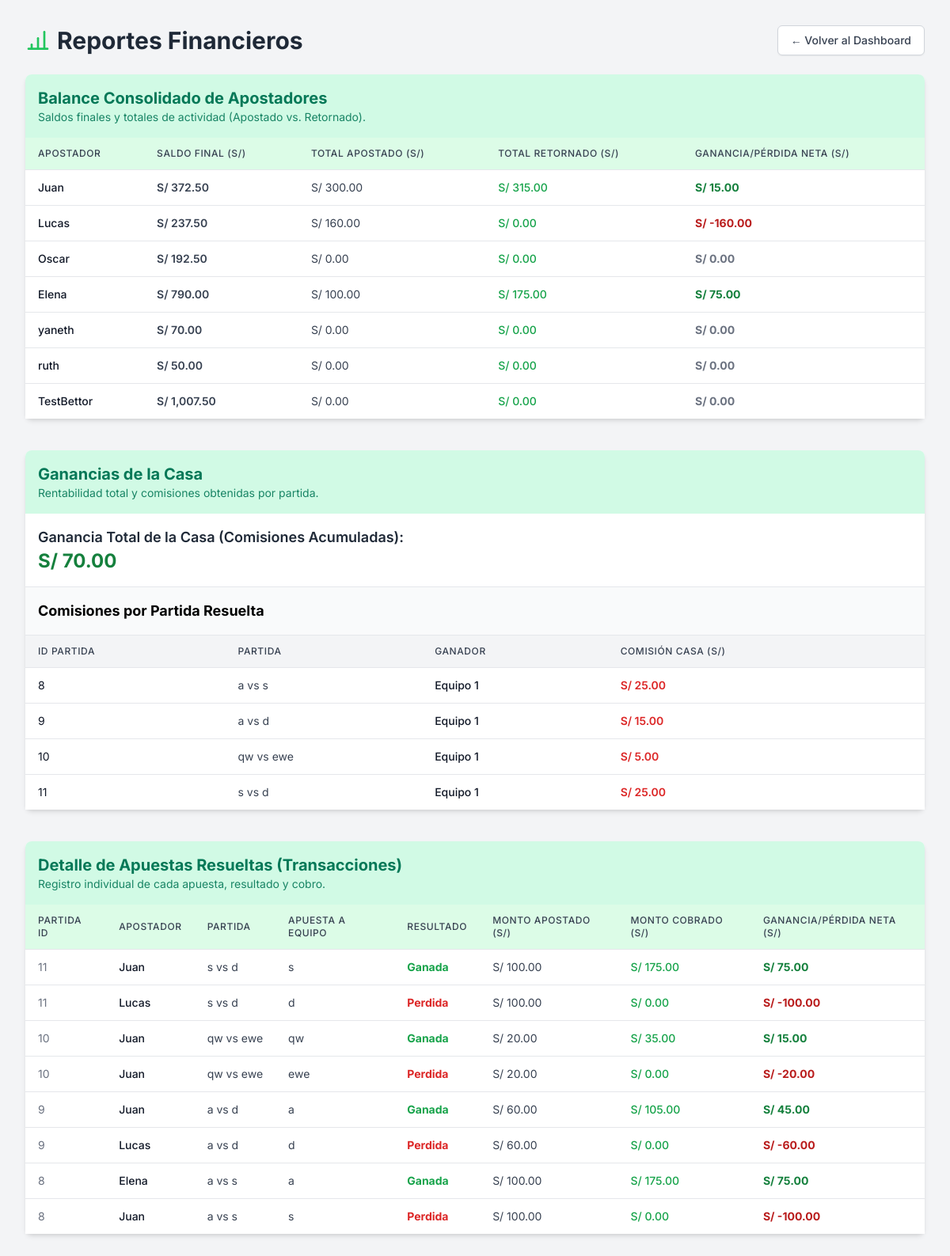
Page /reportes on the committed database.
### tables this page shows
CREATE TABLE apostadores (
                nombre TEXT PRIMARY KEY,
                saldo REAL DEFAULT 0.0
            );

CREATE TABLE partidas (
                id INTEGER PRIMARY KEY AUTOINCREMENT,
                nombre_equipo1 TEXT NOT NULL,
                nombre_equipo2 TEXT NOT NULL,
                total_apostado_e1 REAL DEFAULT 0.0,
                total_apostado_e2 REAL DEFAULT 0.0,
                equipo_ganador INTEGER, -- 1 o 2
                estado TEXT DEFAULT 'Abierta', -- 'Abierta', 'Resuelta'
                ganancia_casa REAL DEFAULT 0.0
            );

CREATE TABLE apuestas_historial (
                id INTEGER PRIMARY KEY AUTOINCREMENT,
                partida_id INTEGER,
                equipo1 TEXT,
                equipo2 TEXT,
                apostador TEXT,
                monto_apostado REAL NOT NULL,
                monto_cobrado REAL DEFAULT 0.0, -- El pago total recibido (incluyendo la devolución de lo apostado)
                equipo_apostado INTEGER,
                equipo_ganador INTEGER -- 1 o 2
            );

### app.py (the view)
@app.route('/reportes')
def reportes():
    casa = get_casa()
    try:
        return render_template('reportes.html',
                               apostadores=casa.obtener_balance_apostadores(),
                               rentabilidad=casa.calcular_rentabilidad_total() or 0.0,
                               reporte_partidas=casa.obtener_reporte_partidas(),
                               reporte_apuestas_detallado=casa.obtener_reporte_apuestas_detallado())
    except Exception as e:
        flash(f"Error reportes: {e}", "error")
        return redirect(url_for('index'))

### app.py (called while the page is built)
def get_casa():
    if 'casa' not in g:
        g.casa = CasaDeApuestas(DB_PATH)
    return g.casa

@app.teardown_appcontext
def teardown_casa(exception):
    casa = g.pop('casa', None)
    if casa is not None:
        casa.cerrar_conexion()

### casa_apuestas.py (called while the page is built)
    def cerrar_conexion(self):
        self.conexion.close()

    def calcular_rentabilidad_total(self):
        self.cursor.execute("SELECT SUM(ganancia_casa) AS total_ganancia FROM partidas WHERE estado = 'Resuelta'")
        resultado = self.cursor.fetchone()
        return resultado['total_ganancia'] if resultado and resultado['total_ganancia'] is not None else 0.0

    def obtener_reporte_partidas(self):
        self.cursor.execute("SELECT id, nombre_equipo1, nombre_equipo2, equipo_ganador, ganancia_casa FROM partidas WHERE estado = 'Resuelta'")
        return self.cursor.fetchall()

### templates/reportes.html (shortened to what this page needs)
<!DOCTYPE html>
<html lang="es">
<head>
    <script src="https://cdn.tailwindcss.com"></script>
</head>
<body class="p-4 sm:p-8">
    <div class="max-w-7xl mx-auto">
        <div class="flex items-center justify-between mb-6">
            <h1 class="text-3xl font-bold text-gray-800 flex items-center">
                <svg xmlns="http://www.w3.org/2000/svg" class="h-8 w-8 text-green-500 mr-2" viewBox="0 0 24 24"
                    fill="none" stroke="currentColor" stroke-width="2" stroke-linecap="round" stroke-linejoin="round">
                    <path d="M12 20V10" />
                    <path d="M18 20V4" />
                    <path d="M6 20v-4" />
                    <path d="M3 20h18" />
                </svg>
                Reportes Financieros
            </h1>
            <a href="{{ url_for('index') }}"
                class="inline-flex items-center px-4 py-2 border border-gray-300 text-sm font-medium rounded-md text-gray-700 bg-white hover:bg-gray-100 shadow-sm transition duration-150">
                &larr; Volver al Dashboard
            </a>
        </div>
        <div class="mb-10 card">
            <div class="subheader-bg p-4 rounded-t-lg">
                <h2 class="text-xl font-bold">Balance Consolidado de Apostadores</h2>
                <p class="text-sm opacity-90">Saldos finales y totales de actividad (Apostado vs. Retornado).</p>
            </div>
            <div class="overflow-x-auto">
                <table class="min-w-full divide-y divide-gray-200">
                    <thead class="bg-green-100">
                        <tr>
                            <th class="px-4 py-3 text-left text-xs font-medium text-gray-700 uppercase tracking-wider">
                                Apostador</th>
                            <th class="px-4 py-3 text-left text-xs font-medium text-gray-700 uppercase tracking-wider">
                                Saldo Final (S/)</th>
                            <th class="px-4 py-3 text-left text-xs font-medium text-gray-700 uppercase tracking-wider">
                                Total Apostado (S/)</th>
                            <th class="px-4 py-3 text-left text-xs font-medium text-gray-700 uppercase tracking-wider">
                                Total Retornado (S/)</th>
                            <th class="px-4 py-3 text-left text-xs font-medium text-gray-700 uppercase tracking-wider">
                                Ganancia/Pérdida Neta (S/)</th>
                        </tr>
                    </thead>
                    <tbody class="bg-white divide-y divide-gray-200">
                        {% for apostador in apostadores %}
                        <tr class="hover:bg-gray-50">
                            <td class="px-4 py-3 whitespace-nowrap text-sm font-medium text-gray-900">{{
                                apostador.nombre }}</td>
                            <td class="px-4 py-3 whitespace-nowrap text-sm text-gray-700 font-semibold">S/ {{
                                "{:,.2f}".format(apostador.saldo_final | default(0.00)) }}</td>
                            <td class="px-4 py-3 whitespace-nowrap text-sm text-gray-700">S/ {{
                                "{:,.2f}".format(apostador.total_apostado | default(0.00)) }}</td>
                            <td class="px-4 py-3 whitespace-nowrap text-sm text-green-600 font-medium">S/ {{
                                "{:,.2f}".format(apostador.total_ganado | default(0.00)) }}</td>
                            <td
                                class="px-4 py-3 whitespace-nowrap text-sm {% if apostador.ganancia_neta | default(0.00) > 0 %}text-green-700{% elif apostador.ganancia_neta | default(0.00) < 0 %}text-red-700{% else %}text-gray-500{% endif %} font-bold">
                                S/ {{ "{:,.2f}".format(apostador.ganancia_neta | default(0.00)) }}
                            </td>
                        </tr>
                        {% endfor %}
                    </tbody>
                </table>
            </div>
        </div>
        <div class="mb-10 card">
            <div class="subheader-bg p-4 rounded-t-lg">
                <h2 class="text-xl font-bold">Ganancias de la Casa</h2>
                <p class="text-sm opacity-90">Rentabilidad total y comisiones obtenidas por partida.</p>
            </div>
            <div class="p-4 border-b border-gray-200">
                <p class="text-lg font-semibold text-gray-800">Ganancia Total de la Casa (Comisiones Acumuladas):</p>
                <p class="text-2xl font-bold text-green-700">S/ {{ "{:,.2f}".format(rentabilidad | default(0.00)) }}</p>
            </div>
            <div class="overflow-x-auto">
                <h3 class="font-bold text-lg p-4 bg-gray-50 border-b">Comisiones por Partida Resuelta</h3>
                <table class="min-w-full divide-y divide-gray-200">
                    <thead class="bg-gray-100">
                        <tr>
                            <th class="px-4 py-3 text-left text-xs font-medium text-gray-700 uppercase tracking-wider">
                                ID Partida</th>
                            <th class="px-4 py-3 text-left text-xs font-medium text-gray-700 uppercase tracking-wider">
                                Partida</th>
                            <th class="px-4 py-3 text-left text-xs font-medium text-gray-700 uppercase tracking-wider">
                                Ganador</th>
                            <th class="px-4 py-3 text-left text-xs font-medium text-gray-700 uppercase tracking-wider">
                                Comisión Casa (S/)</th>
                        </tr>
                    </thead>
                    <tbody class="bg-white divide-y divide-gray-200">
                        {% for partida in reporte_partidas %}
                        <tr class="hover:bg-gray-50">
                            <td class="px-4 py-3 whitespace-nowrap text-sm text-gray-900">{{ partida.id }}</td>
                            <td class="px-4 py-3 whitespace-nowrap text-sm text-gray-700">{{ partida.nombre_equipo1 }}
                                vs {{ partida.nombre_equipo2 }}</td>
                            <td class="px-4 py-3 whitespace-nowrap text-sm font-medium text-gray-900">Equipo {{
                                partida.equipo_ganador }}</td>
                            <td class="px-4 py-3 whitespace-nowrap text-sm text-red-600 font-semibold">S/ {{
                                "{:,.2f}".format(partida.ganancia_casa | default(0.00)) }}</td>
                        </tr>
                        {% endfor %}
                    </tbody>
                </table>
            </div>
        </div>
        <div class="mb-10 card">
            <div class="subheader-bg p-4 rounded-t-lg">
                <h2 class="text-xl font-bold">Detalle de Apuestas Resueltas (Transacciones)</h2>
                <p class="text-sm opacity-90">Registro individual de cada apuesta, resultado y cobro.</p>
            </div>
            <div class="overflow-x-auto">
                <table class="min-w-full divide-y divide-gray-200">
                    <thead class="bg-green-100">
                        <tr>
                            <th class="px-4 py-3 text-left text-xs font-medium text-gray-700 uppercase tracking-wider">
                                Partida ID</th>
                            <th class="px-4 py-3 text-left text-xs font-medium text-gray-700 uppercase tracking-wider">
                                Apostador</th>
                            <th class="px-4 py-3 text-left text-xs font-medium text-gray-700 uppercase tracking-wider">
                                Partida</th>
                            <th class="px-4 py-3 text-left text-xs font-medium text-gray-700 uppercase tracking-wider">
                                Apuesta a Equipo</th>
                            <th class="px-4 py-3 text-left text-xs font-medium text-gray-700 uppercase tracking-wider">
                                Resultado</th>
                            <th class="px-4 py-3 text-left text-xs font-medium text-gray-700 uppercase tracking-wider">
                                Monto Apostado (S/)</th>
                            <th class="px-4 py-3 text-left text-xs font-medium text-gray-700 uppercase tracking-wider">
                                Monto Cobrado (S/)</th>
                            <th class="px-4 py-3 text-left text-xs font-medium text-gray-700 uppercase tracking-wider">
                                Ganancia/Pérdida Neta (S/)</th>
                        </tr>
                    </thead>
                    <tbody class="bg-white divide-y divide-gray-200">
                        {% for apuesta in reporte_apuestas_detallado %}
                        <tr class="hover:bg-gray-50">
                            <td class="px-4 py-3 whitespace-nowrap text-sm text-gray-500">{{ apuesta.partida_id }}</td>
                            <td class="px-4 py-3 whitespace-nowrap text-sm font-medium text-gray-900">{{
                                apuesta.apostador }}</td>
                            <td class="px-4 py-3 whitespace-nowrap text-sm text-gray-700">{{ apuesta.partida_nombre }}
                            </td>
                            <td class="px-4 py-3 whitespace-nowrap text-sm text-gray-700">{{
                                apuesta.equipo_apostado_nombre }}</td>
                            <td
                                class="px-4 py-3 whitespace-nowrap text-sm font-bold {% if apuesta.resultado_texto == 'Ganada' %}text-green-600{% else %}text-red-600{% endif %}">
                                {{ apuesta.resultado_texto }}
                            </td>
                            <td class="px-4 py-3 whitespace-nowrap text-sm text-gray-700">S/ {{
                                "{:,.2f}".format(apuesta.monto_apostado | default(0.00)) }}</td>
                            <td class="px-4 py-3 whitespace-nowrap text-sm text-green-600 font-medium">S/ {{
                                "{:,.2f}".format(apuesta.monto_cobrado | default(0.00)) }}</td>
                            <td
                                class="px-4 py-3 whitespace-nowrap text-sm font-bold {% if apuesta.ganancia_neta | default(0.00) > 0 %}text-green-700{% elif apuesta.ganancia_neta | default(0.00) < 0 %}text-red-700{% else %}text-gray-500{% endif %}">
                                S/ {{ "{:,.2f}".format(apuesta.ganancia_neta | default(0.00)) }}
                            </td>
                        </tr>
                        {% endfor %}
                    </tbody>
                </table>
            </div>
        </div>
    </div>
</body>
</html>

### templates/reportes.html (style rules this page uses)
body { font-family: 'Inter', sans-serif; background-color: #f3f4f6; }
.subheader-bg { background-color: #D1FAE5; color: #047857; }
.card { background-color: white; border-radius: 0.5rem; box-shadow: 0 4px 6px -1px rgba(0, 0, 0, 0.1), 0 2px 4px -1px rgba(0, 0, 0, 0.06); }

### rows in the picture
apostadores: nombre "Juan", saldo_final "372.50", total_apostado "300.00", total_ganado "315.00", ganancia_neta "15.00"
apostadores: nombre "Lucas", saldo_final "237.50", total_apostado "160.00", total_ganado "0.00", ganancia_neta "-160.00"
apostadores: nombre "Oscar", saldo_final "192.50", total_apostado "0.00", total_ganado "0.00", ganancia_neta "0.00"
apostadores: nombre "Elena", saldo_final "790.00", total_apostado "100.00", total_ganado "175.00", ganancia_neta "75.00"
apostadores: nombre "yaneth", saldo_final "70.00", total_apostado "0.00", total_ganado "0.00", ganancia_neta "0.00"
apostadores: nombre "ruth", saldo_final "50.00", total_apostado "0.00", total_ganado "0.00", ganancia_neta "0.00"
apostadores: nombre "TestBettor", saldo_final "1,007.50", total_apostado "0.00", total_ganado "0.00", ganancia_neta "0.00"
partidas: id "8", nombre_equipo1 "a", nombre_equipo2 "s", equipo_ganador "1", ganancia_casa "25.00"
partidas: id "9", nombre_equipo1 "a", nombre_equipo2 "d", equipo_ganador "1", ganancia_casa "15.00"
partidas: id "10", nombre_equipo1 "qw", nombre_equipo2 "ewe", equipo_ganador "1", ganancia_casa "5.00"
partidas: id "11", nombre_equipo1 "s", nombre_equipo2 "d", equipo_ganador "1", ganancia_casa "25.00"
apuestas_historial: partida_id "11", apostador "Juan", partida_nombre "s vs d", equipo_apostado_nombre "s", resultado_texto "Ganada", monto_apostado "100.00", monto_cobrado "175.00", ganancia_neta "75.00"
apuestas_historial: partida_id "11", apostador "Lucas", partida_nombre "s vs d", equipo_apostado_nombre "d", resultado_texto "Perdida", monto_apostado "100.00", monto_cobrado "0.00", ganancia_neta "-100.00"
apuestas_historial: partida_id "10", apostador "Juan", partida_nombre "qw vs ewe", equipo_apostado_nombre "qw", resultado_texto "Ganada", monto_apostado "20.00", monto_cobrado "35.00", ganancia_neta "15.00"
apuestas_historial: partida_id "10", apostador "Juan", partida_nombre "qw vs ewe", equipo_apostado_nombre "ewe", resultado_texto "Perdida", monto_apostado "20.00", monto_cobrado "0.00", ganancia_neta "-20.00"
apuestas_historial: partida_id "9", apostador "Juan", partida_nombre "a vs d", equipo_apostado_nombre "a", resultado_texto "Ganada", monto_apostado "60.00", monto_cobrado "105.00", ganancia_neta "45.00"
apuestas_historial: partida_id "9", apostador "Lucas", partida_nombre "a vs d", equipo_apostado_nombre "d", resultado_texto "Perdida", monto_apostado "60.00", monto_cobrado "0.00", ganancia_neta "-60.00"
apuestas_historial: partida_id "8", apostador "Elena", partida_nombre "a vs s", equipo_apostado_nombre "a", resultado_texto "Ganada", monto_apostado "100.00", monto_cobrado "175.00", ganancia_neta "75.00"
apuestas_historial: partida_id "8", apostador "Juan", partida_nombre "a vs s", equipo_apostado_nombre "s", resultado_texto "Perdida", monto_apostado "100.00", monto_cobrado "0.00", ganancia_neta "-100.00"

### other values in the picture
{{ "{:,.2f}".format(rentabilidad | default(0.00)) }} "70.00"
